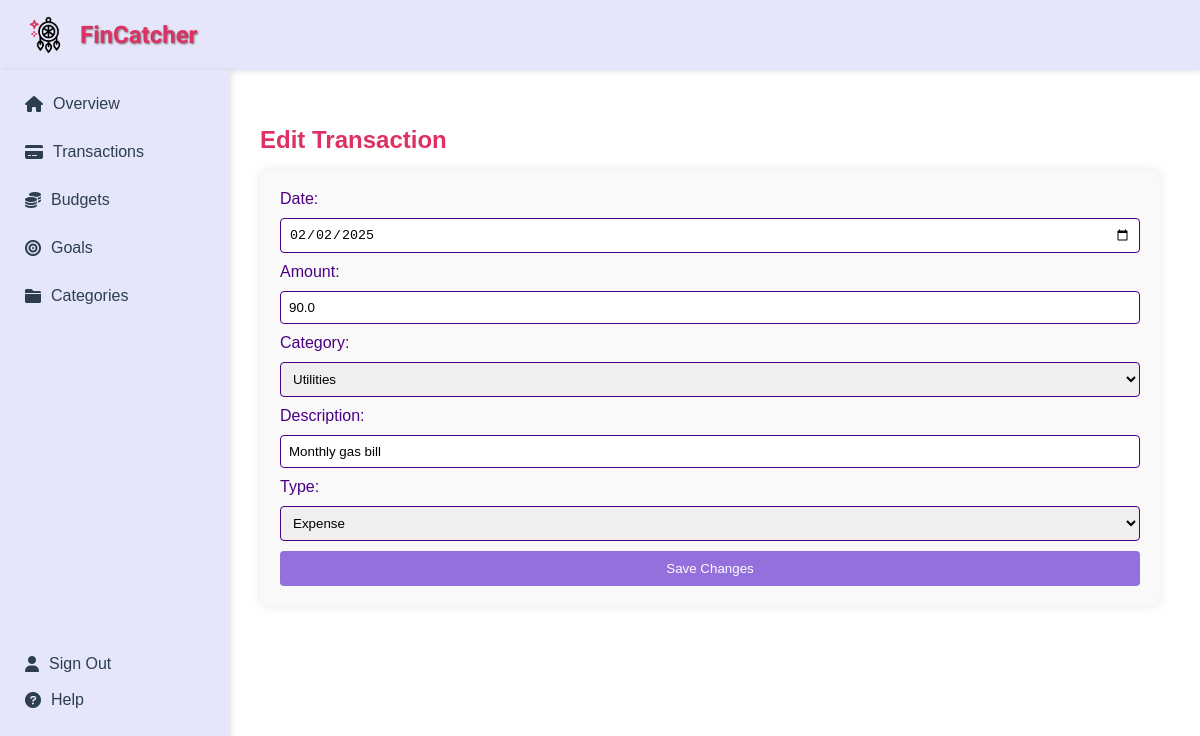
The page /transactions/edit/34 on the database as committed earlier.
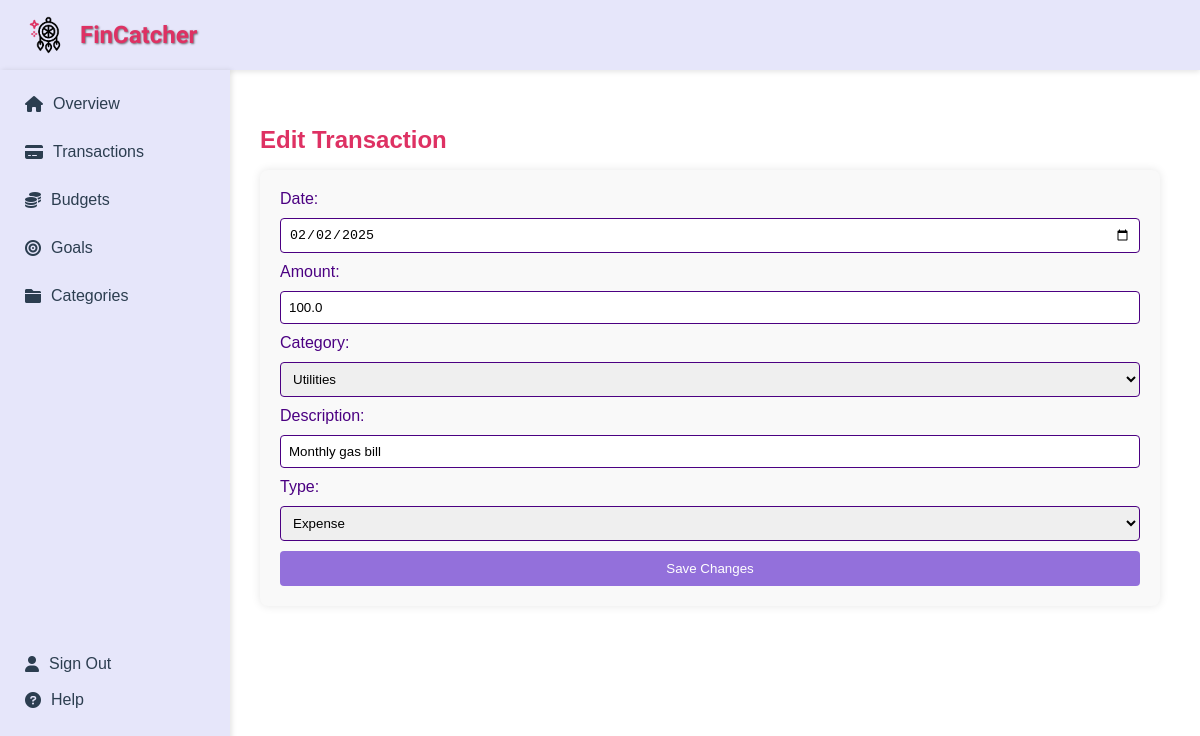
The same page on the database as committed later.
### app/main/models.py (models this page shows)
class Transactions(db.Model):
    id = db.Column(db.Integer, primary_key=True, unique=True, nullable=False)
    date = db.Column(db.Date, nullable=False)
    amount = db.Column(db.Float, nullable=False)
    category_id = db.Column(db.Integer, db.ForeignKey('categories.id'), nullable=False)  # References Categories table
    description = db.Column(db.String(1000), nullable=True)
    type = db.Column(db.String(10), nullable=False)
    category = db.relationship('Categories', backref=db.backref('transactions', lazy=True))

class Categories(db.Model):
    id = db.Column(db.Integer, primary_key=True, unique=True, nullable=False)
    name = db.Column(db.String(50), unique=True, nullable=False)
    description = db.Column(db.String(1000), nullable=True)

### app/transactions/routes.py (the view, shortened to what this page needs)
@transactions.route('/transactions/edit/<int:id>', methods=['GET', 'POST'])
def edit_transaction(id):
    transaction = Transactions.query.get_or_404(id)
    categories = Categories.query.all()
    return render_template('edit_transaction.html', transaction=transaction, categories=categories, category_icons=category_icons)

### app/transactions/templates/edit_transaction.html (shortened to what this page needs)
{% extends "layout.html" %}
{% block content %}
<div style="padding: 20px;">
    <h1 style="color: #DE3163; font-size: 24px;">Edit Transaction</h1>
    <form action="{{ url_for('transactions.edit_transaction', id=transaction.id) }}" method="POST" style="display: flex; flex-direction: column; gap: 10px; background-color: #f9f9f9; padding: 20px; border-radius: 8px; box-shadow: 0 0 10px rgba(0,0,0,0.1);">
        <label for="date" style="color: #4B0082;">Date:</label>
        <input type="date" id="date" name="date" value="{{ transaction.date }}" required style="padding: 8px; border: 1px solid #4B0082; border-radius: 4px;">
        <label for="amount" style="color: #4B0082;">Amount:</label>
        <input type="number" step="0.01" id="amount" name="amount" value="{{ transaction.amount }}" required style="padding: 8px; border: 1px solid #4B0082; border-radius: 4px;">
        <label for="category_id" style="color: #4B0082;">Category:</label>
        <select id="category_id" name="category_id" required style="padding: 8px; border: 1px solid #4B0082; border-radius: 4px;">
            {% for category in categories %}
                <option value="{{ category.id }}" {% if category.id == transaction.category_id %}selected{% endif %}>{{ category.name }}</option>
            {% endfor %}
        </select>
        <label for="description" style="color: #4B0082;">Description:</label>
        <input type="text" id="description" name="description" value="{{ transaction.description }}" style="padding: 8px; border: 1px solid #4B0082; border-radius: 4px;">
        <label for="type" style="color: #4B0082;">Type:</label>
        <select id="type" name="type" required style="padding: 8px; border: 1px solid #4B0082; border-radius: 4px;">
            <option value="expense" {% if transaction.type == 'expense' %}selected{% endif %}>Expense</option>
        </select>
        <button type="submit" style="background-color: #9370DB; color: white; padding: 10px; border: none; border-radius: 4px; cursor: pointer;">Save Changes</button>
    </form>
</div>
{% endblock %}

### app/main/templates/layout.html (shortened to what this page needs)
<!DOCTYPE html>
<html lang="en">
<head>
    <link rel="stylesheet" href="https://cdnjs.cloudflare.com/ajax/libs/font-awesome/6.0.0-beta3/css/all.min.css">
</head>
<body>
    <div class="header">
        <img src="{{ url_for('static', filename='images/dreamcatcher.gif') }}" alt="Dream Catcher">
        <h1>FinCatcher</h1>
    </div>
    <div class="sidebar">
        <a href="{{ url_for('main.overview') }}"><i class="fas fa-home"></i>Overview</a>
        <a href="{{ url_for('transactions.transactions_page') }}"><i class="fas fa-credit-card"></i>Transactions</a>
        <a href="{{ url_for('budgets.budgets_page') }}"><i class="fa-solid fa-coins"></i>Budgets</a>
        <a href="{{ url_for('goals.goals_page') }}"><i class="fas fa-bullseye"></i>Goals</a>
        <a href="{{ url_for('categories.categories_page') }}"><i class="fas fa-folder"></i>Categories</a>
        <div class="sidebar-bottom">
            <a href="{{ url_for('main.home') }}"><i class="fas fa-user"></i>Sign Out</a><br>
            <a href="{{ url_for('help_sign_out.help_page') }}"><i class="fas fa-question-circle"></i>Help</a>
        </div>
    </div>
    <div class="content">
        {% block content %}{% endblock %}
    </div>
</body>
</html>

### app/main/templates/layout.html (style rules this page uses)
body { margin: 0; font-family: Arial, sans-serif; background-color: #ffffff; color: #2c3e50; }
.header { background-color: #e6e6fa; padding: 10px 20px; display: flex; align-items: center; box-shadow: 0px 2px 5px rgba(0, 0, 0, 0.1); }
.header img { height: 50px; margin-right: 10px; }
.header h1 { margin: 0; font-size: 24px; font-family: 'Poiret One', cursive; color: #de3163; text-shadow: 1px 1px 2px rgba(0, 0, 0, 0.5); }
.sidebar { width: 200px; float: left; background-color: #e6e6fa; padding: 15px; box-shadow: 2px 0px 5px rgba(0, 0, 0, 0.1); height: 100vh; }
.sidebar a { display: flex; align-items: center; padding: 10px; color: #2c3e50; text-decoration: none; margin-bottom: 10px; transition: background-color 0.3s, color 0.3s; }
.sidebar a i { margin-right: 10px; }
.sidebar-bottom { margin-top: 330px; }
.sidebar-bottom a { margin-bottom: -20px; }
.content { margin-left: 220px; padding: 20px; }

Rows that differ between the two databases and show on the page:
changed Transactions "Monthly gas bill": amount "90.0" → "100.0"
